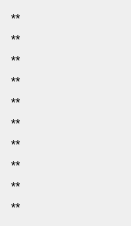
   <widget class="QWidget" name="">
    <property name="geometry">
     <rect>
      <x>1050</x>
      <y>531</y>
      <width>131</width>
      <height>226</height>
     </rect>
    </property>
    <layout class="QVBoxLayout" name="verticalLayout_8">
     <item>
      <widget class="QLabel" name="TimeToSOC_100_Value">
       <property name="text">
        <string>**</string>
       </property>
      </widget>
     </item>
     <item>
      <widget class="QLabel" name="TimeToSOC_95_Value">
       <property name="text">
        <string>**</string>
       </property>
      </widget>
     </item>
     <item>
      <widget class="QLabel" name="TimeToSOC_90_Value">
       <property name="text">
        <string>**</string>
       </property>
      </widget>
     </item>
     <item>
      <widget class="QLabel" name="TimeToSOC_85_Value">
       <property name="text">
        <string>**</string>
       </property>
      </widget>
     </item>
     <item>
      <widget class="QLabel" name="TimeToSOC_75_Value">
       <property name="text">
        <string>**</string>
       </property>
      </widget>
     </item>
     <item>
      <widget class="QLabel" name="TimeToSOC_50_Value">
       <property name="text">
        <string>**</string>
       </property>
      </widget>
     </item>
     <item>
      <widget class="QLabel" name="TimeToSOC_25_Value">
       <property name="text">
        <string>**</string>
       </property>
      </widget>
     </item>
     <item>
      <widget class="QLabel" name="TimeToSOC_20_Value">
       <property name="text">
        <string>**</string>
       </property>
      </widget>
     </item>
     <item>
      <widget class="QLabel" name="TimeToSOC_10_Value">
       <property name="text">
        <string>**</string>
       </property>
      </widget>
     </item>
     <item>
      <widget class="QLabel" name="TimeToSOC_0_Value">
       <property name="text">
        <string>**</string>
       </property>
      </widget>
     </item>
    </layout>
   </widget>
